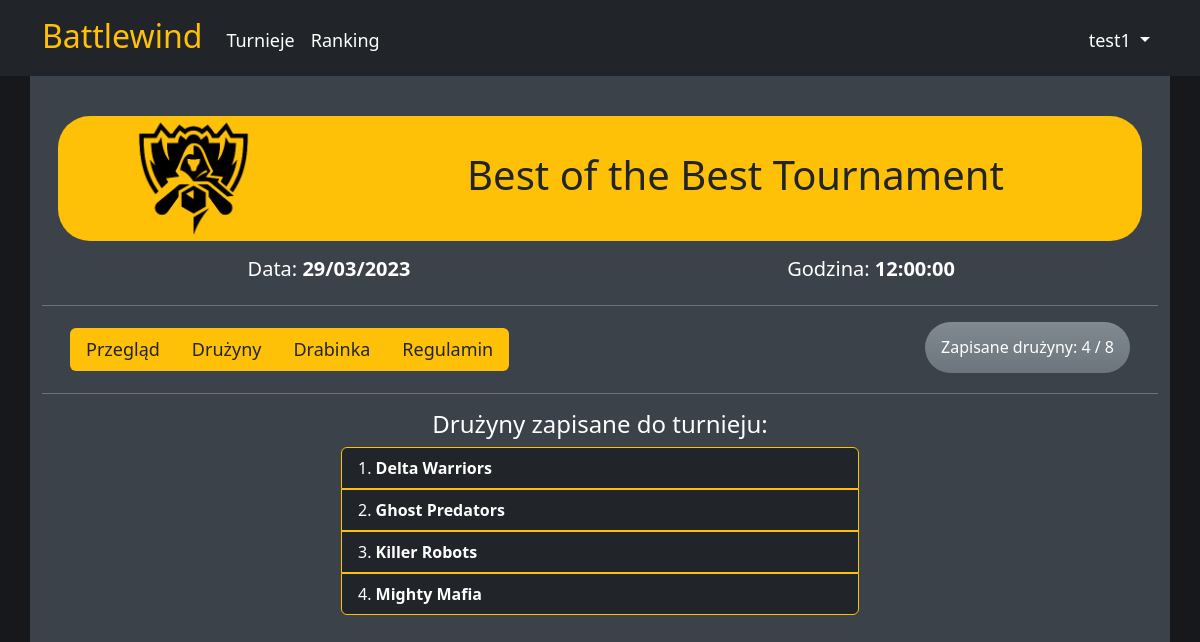
Screenshot of /torunaments/view/5/teams/ (signed in) with the database file from the repository.
### Website/models.py (models this page shows, shortened)
class Tournament(models.Model):
    IN_PROGRESS = 'in_progress'
    COMPLETED = 'completed'
    CHOICES_STATUS = (
        (IN_PROGRESS, 'In_progress'),
        (COMPLETED, 'Completed')
    )
    name = models.CharField(max_length=100)
    description = models.TextField(max_length=500)
    organizer = models.ForeignKey(Organizer, on_delete=models.CASCADE, null=True)
    image = models.ImageField(default='default_image_tournament.png', null=True, blank=True,
                              upload_to='tournaments_images')
    dateTime = models.DateTimeField(null=True, blank=True)
    server = models.CharField(max_length=10)
    registeredTeams = models.ManyToManyField(Team, related_name='registeredTeams', blank=True)
    maxTeams = models.IntegerField()
    status = models.CharField(max_length=25, choices=CHOICES_STATUS, default=IN_PROGRESS)

class Team(models.Model):
    teamName = models.CharField(max_length=100, null=False, blank=False, unique=True)
    createdBy = models.ForeignKey(User, related_name='created_teams', on_delete=models.CASCADE)
    members = models.ManyToManyField(User, related_name='teams')
    class Meta:
        ordering = ['teamName']
    def __str__(self):
        return str(self.teamName)

### Website/views.py (the view, shortened to what this page needs)
# urls.py: path('torunaments/view/<int:tournament_id>/teams/', show_tournament_teams, name='teams_in_tournament'),
@login_required(login_url='login')
def show_tournament_teams(request, tournament_id):
    userInvitations = Invitation.objects.filter(email=request.user.email, status='Invited')
    tournament = get_object_or_404(Tournament, pk=tournament_id)
    teams = Team.objects.filter(createdBy=request.user)
    tournamentDateTime = tournament.dateTime.strftime("%d/%m/%Y %H:%M:%S")
    tournamentDate = tournament.dateTime.date().strftime("%d/%m/%Y")
    tournamentTime = tournament.dateTime.time().strftime("%H:%M:%S")
    currentDateTime = datetime.now()
    currentDateTime = currentDateTime.strftime("%d/%m/%Y %H:%M:%S")
    def get_registered_teams_summoner_names_list():
        tour = tournament.registeredTeams.all()
        list = []
        for t in tour:
            for x in t.members.all():
                list.append(x.profile.summonerName)
        return list
    registeredMembers = get_registered_teams_summoner_names_list()
    def check_teams():
        teamInfo = ['name', 0]
        for _ in teams:
            if tournament.registeredTeams.filter(registeredTeams__registeredTeams=_.id):
                teamInfo[0] = _
                teamInfo[1] = 1
        return teamInfo
    context = {'tournament': tournament, 'userInvitations': userInvitations, 'teams': teams,
               'tournamentDate': tournamentDate, 'tournamentTime': tournamentTime,
               'tournamentDateTime': tournamentDateTime, 'currentDateTime': currentDateTime}
    return render(request, 'tournaments/teams_in_tournament.html', context)

### Website/templates/tournaments/teams_in_tournament.html (shortened to what this page needs)
<!DOCTYPE html>
<html lang="en">
<head>
    <link href="https://cdn.jsdelivr.net/npm/bootstrap@5.3.0-alpha1/dist/css/bootstrap.min.css" rel="stylesheet"
>
    <link rel="stylesheet" href="https://cdn.jsdelivr.net/npm/bootstrap-icons@1.10.3/font/bootstrap-icons.css">
</head>
<body style="background-color: #16181b">
{% include 'navbar.html' %}
<div class="container text-white min-vh-100" style="padding-top: 100px; background-color: #3b424a">
    <div class="row d-flex align-items-center bg-warning m-3 rounded-5">
        <div class="col-md-3">
            <img class="rounded mx-auto d-block align-middle" src="{{ tournament.image.url }}"
                 style="max-height: 125px; max-width: 125px">
        </div>
        <div class="col-md-9">
            <h1 class="text-center text-dark">{{ tournament.name }}</h1>
        </div>
    </div>
    <div class="row text-center m-3">
        <div class="col-6">
            <h5>Data: <b>{{ tournamentDate }}</b></h5>
        </div>
        <div class="col-6">
            <h5>Godzina: <b> {{ tournamentTime }}</b></h5>
        </div>
    </div>
    <hr>
    <div class="row m-3 list-group-horizontal align-items-center" style="font-size: large">
        <div class="col-md-6">
            <ul class="list-group list-group-horizontal">
                <li class="list-group-item bg-warning border-0"><a href="{% url 'details_tournament' tournament.id %}"
                                                                   class="text-dark"
                                                                   style="text-decoration: none">Przegląd</a>
                </li>
                <li class="list-group-item bg-warning border-0"><a href="{% url 'teams_in_tournament' tournament.id %}"
                                                                   class="text-dark"
                                                                   style="text-decoration: none">Drużyny</a></li>
                <li class="list-group-item bg-warning border-0"><a
                        href="{% url 'bracket_in_tournament' tournament.id %}" class="text-dark"
                        style="text-decoration: none">Drabinka</a></li>
                <li class="list-group-item bg-warning border-0">
                    <a href="{% url 'rules_tournament' tournament.id %}" class="text-dark"
                       style="text-decoration: none">
                        Regulamin
                    </a>
                </li>
            </ul>
        </div>
        {% if tournamentDateTime >= currentDateTime %}
            <div class="col-md-4 text-white">
                <h6 class="p-3 mb-1 bg-secondary bg-gradient text-white rounded-5" style="float: right">Zapisane
                    drużyny: {{ tournament.registeredTeams.count }}
                    / {{ tournament.maxTeams }}</h6>
            </div>
            <div class="col-md-2">
                <button type="button" class="btn btn-primary btn-lg" data-bs-toggle="modal"
                        data-bs-target="#exampleModal">
                    Zapisz się!
                </button>
            </div>
        {% else %}
            <div class="col-md-4 text-white">
                <h6 class="p-3 mb-1 bg-secondary bg-gradient text-white rounded-5" style="float: right">Zapisane
                    drużyny: {{ tournament.registeredTeams.count }}
                    / {{ tournament.maxTeams }}</h6>
            </div>
        {% endif %}
    </div>
    <hr>
    <div class="row m-3">
        <div class="col-md-3"></div>
        <div class="col-md-6">
            <h4 class="text-center">Drużyny zapisane do turnieju:</h4>
            <ol class="list-group list-group-numbered">
                {% for team in tournament.registeredTeams.all %}
                    <li class="list-group-item  text-white bg-dark border-1 border-warning">
                        <b>{{ team }}</b>
                    </li>
                {% endfor %}
            </ol>
        </div>
        <div class="col-md-3"></div>
    </div>
</div>
</body>
</html>

### Website/templates/navbar.html (shortened to what this page needs)
<!doctype html>
<html lang="en">
<head>
    <link href="https://cdn.jsdelivr.net/npm/bootstrap@5.3.0-alpha1/dist/css/bootstrap.min.css" rel="stylesheet"
>
</head>
<body>
<nav class="navbar navbar-expand-sm fixed-top navbar-dark bg-dark  justify-content-md-center">
    <div class="container pt-1 text-center" style="font-size: 18px">
        <a href="{% url 'home' %}" class="navbar-brand text-warning"><h2>Battlewind</h2></a>
        <div class="collapse navbar-collapse mw-100" id="navbarNav">
            <ul class="navbar-nav">
                <li class="nav-item dropdown">
                    <a href="{% url 'open_tournament' %}" class="nav-link active">
                        Turnieje
                    </a>
                </li>
                <li class="nav-item active">
                    <a href="{% url 'ranking-view' %}" class="nav-link active">
                        Ranking
                    </a>
                </li>
            </ul>
            <ul class="navbar-nav ms-auto">
                {% if request.user.is_authenticated %}
                    <li class="nav-item dropdown">
                        <a href="#" class="nav-link active dropdown-toggle" id="navbarDropdown" role="button"
                           data-bs-toggle="dropdown" aria-expanded="false">
                            {{ request.user }}
                        </a>
                    </li>
                {% endif %}
            </ul>
        </div>
    </div>
</nav>
</body>
</html>

### rows the page displays
Tournament: image (placeholder picture), name "Best of the Best Tournament", registeredTeams.count "4", maxTeams "8"
Team: teamName "Delta Warriors"
Team: teamName "Ghost Predators"
Team: teamName "Killer Robots"
Team: teamName "Mighty Mafia"

### other values shown
{{ request.user }} "test1"
{{ tournamentDate }} "29/03/2023"
{{ tournamentTime }} "12:00:00"
